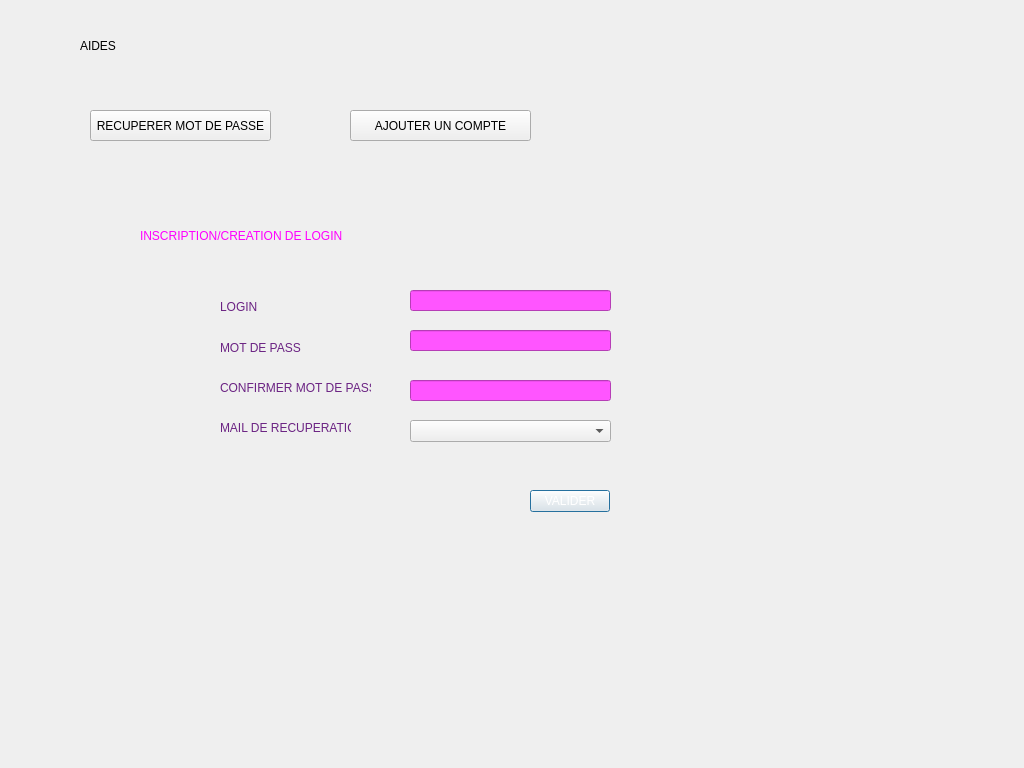
<?xml version="1.0" encoding="UTF-8"?>
<ui version="4.0">
 <class>Outils</class>
 <widget class="QDialog" name="Outils">
  <property name="geometry">
   <rect>
    <x>0</x>
    <y>0</y>
    <width>1024</width>
    <height>768</height>
   </rect>
  </property>
  <property name="windowTitle">
   <string>Dialog</string>
  </property>
  <widget class="QStackedWidget" name="stackedWidget">
   <property name="geometry">
    <rect>
     <x>30</x>
     <y>190</y>
     <width>751</width>
     <height>361</height>
    </rect>
   </property>
   <property name="cursor">
    <cursorShape>PointingHandCursor</cursorShape>
   </property>
   <property name="styleSheet">
    <string notr="true">color: rgb(255, 255, 255);</string>
   </property>
   <property name="currentIndex">
    <number>0</number>
   </property>
   <widget class="QWidget" name="page">
    <widget class="QLabel" name="label">
     <property name="geometry">
      <rect>
       <x>190</x>
       <y>110</y>
       <width>47</width>
       <height>14</height>
      </rect>
     </property>
     <property name="styleSheet">
      <string notr="true">color: rgb(107, 35, 131);</string>
     </property>
     <property name="text">
      <string>LOGIN</string>
     </property>
    </widget>
    <widget class="QLabel" name="label_2">
     <property name="geometry">
      <rect>
       <x>190</x>
       <y>150</y>
       <width>81</width>
       <height>16</height>
      </rect>
     </property>
     <property name="styleSheet">
      <string notr="true">color:rgb(107, 35, 131);</string>
     </property>
     <property name="text">
      <string>MOT DE PASSE</string>
     </property>
    </widget>
    <widget class="QLabel" name="label_3">
     <property name="geometry">
      <rect>
       <x>190</x>
       <y>190</y>
       <width>151</width>
       <height>16</height>
      </rect>
     </property>
     <property name="styleSheet">
      <string notr="true">color: rgb(107, 35, 131);</string>
     </property>
     <property name="text">
      <string>CONFIRMER MOT DE PASSE</string>
     </property>
    </widget>
    <widget class="QLabel" name="label_4">
     <property name="geometry">
      <rect>
       <x>190</x>
       <y>230</y>
       <width>131</width>
       <height>16</height>
      </rect>
     </property>
     <property name="styleSheet">
      <string notr="true">color: rgb(107, 35, 131);</string>
     </property>
     <property name="text">
      <string>MAIL DE RECUPERATION</string>
     </property>
    </widget>
    <widget class="QLineEdit" name="lineEdit_username">
     <property name="geometry">
      <rect>
       <x>380</x>
       <y>100</y>
       <width>201</width>
       <height>21</height>
      </rect>
     </property>
     <property name="styleSheet">
      <string notr="true">background-color: rgb(255, 85, 255);
color: rgb(0, 0, 0);</string>
     </property>
    </widget>
    <widget class="QLineEdit" name="lineEdit_mdp">
     <property name="geometry">
      <rect>
       <x>380</x>
       <y>140</y>
       <width>201</width>
       <height>21</height>
      </rect>
     </property>
     <property name="styleSheet">
      <string notr="true">background-color: rgb(255, 85, 255);
color: rgb(0, 0, 0);
</string>
     </property>
    </widget>
    <widget class="QLineEdit" name="lineEdit_mdp2">
     <property name="geometry">
      <rect>
       <x>380</x>
       <y>190</y>
       <width>201</width>
       <height>21</height>
      </rect>
     </property>
     <property name="styleSheet">
      <string notr="true">background-color: rgb(255, 85, 255);
color: rgb(0, 0, 0);</string>
     </property>
    </widget>
    <widget class="QPushButton" name="pushButton_valider_inscription">
     <property name="geometry">
      <rect>
       <x>500</x>
       <y>300</y>
       <width>80</width>
       <height>22</height>
      </rect>
     </property>
     <property name="text">
      <string>VALIDER</string>
     </property>
    </widget>
    <widget class="QLabel" name="label_5">
     <property name="geometry">
      <rect>
       <x>110</x>
       <y>20</y>
       <width>471</width>
       <height>51</height>
      </rect>
     </property>
     <property name="styleSheet">
      <string notr="true">color: rgb(255, 0, 255);
font: 75 20pt &quot;MS Shell Dlg 2&quot;;</string>
     </property>
     <property name="text">
      <string>INSCRIPTION/CREATION DE LOGIN</string>
     </property>
    </widget>
    <widget class="QLabel" name="label_12">
     <property name="geometry">
      <rect>
       <x>10</x>
       <y>-190</y>
       <width>751</width>
       <height>631</height>
      </rect>
     </property>
     <property name="text">
      <string/>
     </property>
     <property name="pixmap">
      <pixmap>../resources/Pink and Purple Beauty and Fashion Instagram Post(2).png</pixmap>
     </property>
     <property name="scaledContents">
      <bool>true</bool>
     </property>
    </widget>
    <widget class="QLabel" name="label_verification_infos">
     <property name="geometry">
      <rect>
       <x>190</x>
       <y>280</y>
       <width>201</width>
       <height>20</height>
      </rect>
     </property>
     <property name="styleSheet">
      <string notr="true">color: rgb(170, 0, 0);</string>
     </property>
     <property name="text">
      <string/>
     </property>
    </widget>
    <widget class="QComboBox" name="comboBox_mail_inscris">
     <property name="geometry">
      <rect>
       <x>380</x>
       <y>230</y>
       <width>201</width>
       <height>22</height>
      </rect>
     </property>
     <property name="styleSheet">
      <string notr="true">color: rgb(0, 0, 0);</string>
     </property>
    </widget>
    <zorder>label_12</zorder>
    <zorder>label</zorder>
    <zorder>label_2</zorder>
    <zorder>label_3</zorder>
    <zorder>label_4</zorder>
    <zorder>lineEdit_username</zorder>
    <zorder>lineEdit_mdp</zorder>
    <zorder>lineEdit_mdp2</zorder>
    <zorder>pushButton_valider_inscription</zorder>
    <zorder>label_5</zorder>
    <zorder>label_verification_infos</zorder>
    <zorder>comboBox_mail_inscris</zorder>
   </widget>
   <widget class="QWidget" name="page_3">
    <widget class="QLabel" name="label_10">
     <property name="geometry">
      <rect>
       <x>10</x>
       <y>-190</y>
       <width>751</width>
       <height>631</height>
      </rect>
     </property>
     <property name="text">
      <string/>
     </property>
     <property name="pixmap">
      <pixmap>../resources/Pink and Purple Beauty and Fashion Instagram Post(2).png</pixmap>
     </property>
     <property name="scaledContents">
      <bool>true</bool>
     </property>
    </widget>
   </widget>
   <widget class="QWidget" name="page_2">
    <widget class="QLabel" name="label_6">
     <property name="geometry">
      <rect>
       <x>120</x>
       <y>20</y>
       <width>551</width>
       <height>51</height>
      </rect>
     </property>
     <property name="styleSheet">
      <string notr="true">font: 75 20pt &quot;MS Shell Dlg 2&quot;;
color: rgb(255, 0, 255);</string>
     </property>
     <property name="text">
      <string>REINITIALISATION DE MOT DE PASSE</string>
     </property>
    </widget>
    <widget class="QLabel" name="label_7">
     <property name="geometry">
      <rect>
       <x>170</x>
       <y>220</y>
       <width>201</width>
       <height>16</height>
      </rect>
     </property>
     <property name="styleSheet">
      <string notr="true">color: rgb(0, 0, 0);
color: rgb(107, 35, 131);</string>
     </property>
     <property name="text">
      <string>ENTREZ LE MAIL DE RECUPERATION</string>
     </property>
    </widget>
    <widget class="QLabel" name="label_8">
     <property name="geometry">
      <rect>
       <x>170</x>
       <y>140</y>
       <width>201</width>
       <height>16</height>
      </rect>
     </property>
     <property name="styleSheet">
      <string notr="true">color: rgb(0, 0, 0);
color: rgb(107, 35, 131);</string>
     </property>
     <property name="text">
      <string>ENTREZ LE USERNAME/LOGIN</string>
     </property>
    </widget>
    <widget class="QLineEdit" name="lineEdit_5">
     <property name="geometry">
      <rect>
       <x>390</x>
       <y>140</y>
       <width>231</width>
       <height>21</height>
      </rect>
     </property>
    </widget>
    <widget class="QLineEdit" name="lineEdit_6">
     <property name="geometry">
      <rect>
       <x>390</x>
       <y>220</y>
       <width>231</width>
       <height>21</height>
      </rect>
     </property>
    </widget>
    <widget class="QPushButton" name="pushButton_2">
     <property name="geometry">
      <rect>
       <x>440</x>
       <y>310</y>
       <width>181</width>
       <height>22</height>
      </rect>
     </property>
     <property name="toolTip">
      <string>Reinitialisez le mot de passe</string>
     </property>
     <property name="text">
      <string>M'ENVOYER UN MOT DE PASSE</string>
     </property>
    </widget>
    <widget class="QLabel" name="label_11">
     <property name="geometry">
      <rect>
       <x>10</x>
       <y>-190</y>
       <width>751</width>
       <height>631</height>
      </rect>
     </property>
     <property name="text">
      <string/>
     </property>
     <property name="pixmap">
      <pixmap>../resources/Pink and Purple Beauty and Fashion Instagram Post(2).png</pixmap>
     </property>
     <property name="scaledContents">
      <bool>true</bool>
     </property>
    </widget>
    <zorder>label_11</zorder>
    <zorder>label_6</zorder>
    <zorder>label_7</zorder>
    <zorder>label_8</zorder>
    <zorder>lineEdit_5</zorder>
    <zorder>lineEdit_6</zorder>
    <zorder>pushButton_2</zorder>
   </widget>
  </widget>
  <widget class="QLabel" name="label_9">
   <property name="geometry">
    <rect>
     <x>80</x>
     <y>30</y>
     <width>321</width>
     <height>31</height>
    </rect>
   </property>
   <property name="styleSheet">
    <string notr="true">font: 22pt &quot;MS Shell Dlg 2&quot;;</string>
   </property>
   <property name="text">
    <string>AIDES</string>
   </property>
  </widget>
  <widget class="QPushButton" name="pushButton_reinitialiser_mdp">
   <property name="geometry">
    <rect>
     <x>90</x>
     <y>110</y>
     <width>181</width>
     <height>31</height>
    </rect>
   </property>
   <property name="text">
    <string>RECUPERER MOT DE PASSE</string>
   </property>
  </widget>
  <widget class="QPushButton" name="pushButton_inscription">
   <property name="geometry">
    <rect>
     <x>350</x>
     <y>110</y>
     <width>181</width>
     <height>31</height>
    </rect>
   </property>
   <property name="text">
    <string>AJOUTER UN COMPTE</string>
   </property>
  </widget>
 </widget>
 <resources/>
 <connections/>
</ui>
